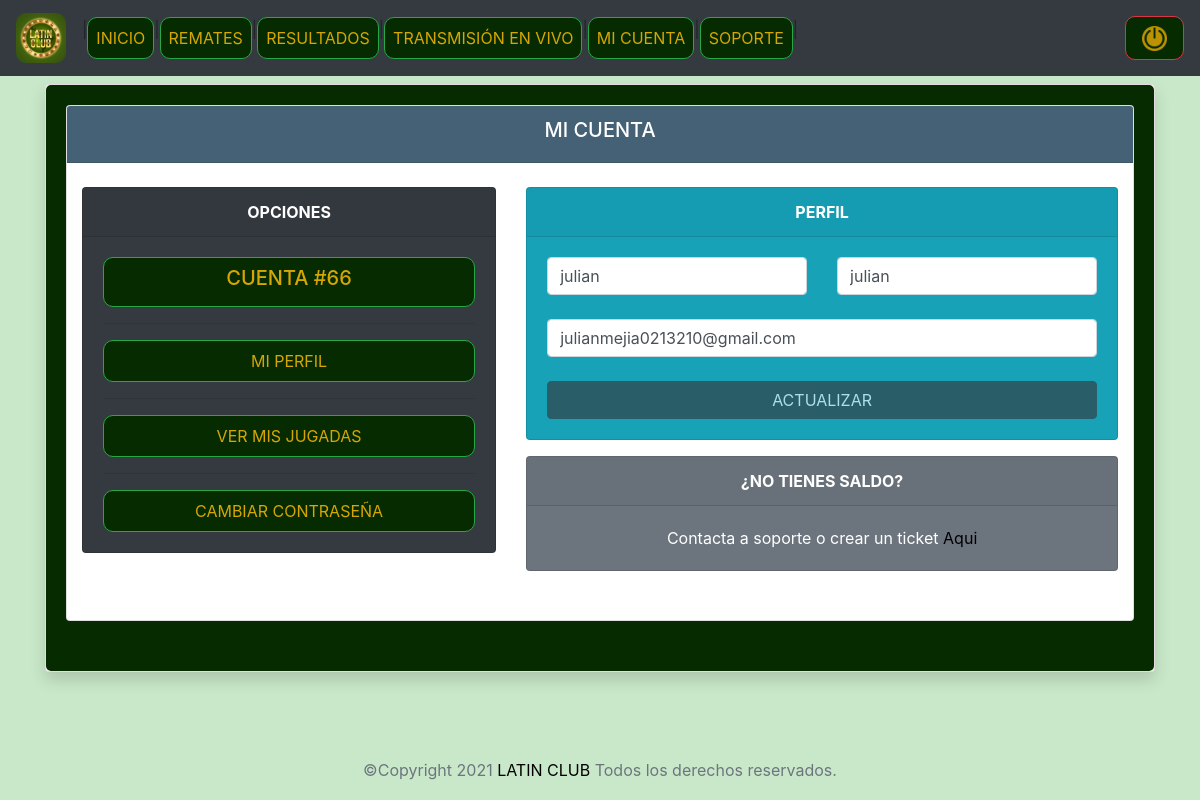
The app's page /user_/perfil.php (signed in) with its own data.
### tables this page shows
CREATE TABLE `usuarios` (
  `id_usuario` int(11) NOT NULL,
  `nombre_apellido` varchar(50) NOT NULL,
  `email` varchar(100) NOT NULL,
  `usuario` varchar(50) NOT NULL,
  `clave` varchar(150) NOT NULL,
  `saldo` varchar(30) NOT NULL,
  `ip` varchar(50) NOT NULL,
  `fecha_registro` varchar(50) NOT NULL,
  `ultima_conexion` varchar(50) NOT NULL,
  `estado` int(11) NOT NULL,
  `rol` int(11) NOT NULL
);

### user_/perfil.php (the view, shortened to what this page needs)
<!DOCTYPE html>
<html lang="en">
<head>
	<link href="../css/sweetalert2.min.css" rel="stylesheet" type="text/css">
	<link href="css/bootstrap.min.css" rel="stylesheet">
	<link href="css/style.css" rel="stylesheet">
</head>
<body style="background-color: #C9E8C9;">
	<?php include'include/header.php'?>
	<br>
	<?php
	$id_user=$_SESSION['id_usuario'];
	require("../conexion_/conexion.php");
	$usuarios="SELECT * FROM usuarios WHERE id_usuario='$id_user' ";
	$user_=mysqli_query($mysqli,$usuarios);
	$result = mysqli_num_rows($user_);
	if ($result > 0) {
		while ($user=mysqli_fetch_row($user_)){
			$id_usuario=$user[0];
			$nombre_apellido=$user[1];
			$email=$user[2];
			$usuario=$user[3];
		}
	}else{
	}
	?>
	<div class="container h-100">
		<div class="row justify-content-center h-100">
			<div class="col-sm-12 align-self-center text-center">
				<div class="card shadow">
					<div class="card-body color-verde">
						<div class="row">
							<div class="col-md-12" style="margin-bottom: 30px;">
								<div class="card">
									<div class="card-header" style="background-color: #456176; color: white;">
										<h5>MI CUENTA</h5>
									</div>
									<ul class="list-group list-group-flush">
										<div class="container">
											<div class="row">
												<div class="col-md-5"><br>
													<div class="card text-white bg-dark mb-3">
														<div class="card-header"><b>OPCIONES</b></div>
														<div class="card-body">
															<div class="row">
																<div class="col-md-12">
																	<a class="nav-link btn btn-success text-uppercase" style=" background-color: #072B00; border-radius: 10px; color: #D6A602;"><center><h5>CUENTA #<?php echo $id_usuario ?></h5></center></a>
																	<hr>
																	<a type="button" class="nav-link btn btn-success text-uppercase" style=" background-color: #072B00; border-radius: 10px; color: #D6A602;" href="perfil"><center>MI PERFIL</center></a>
																	<hr>
																	<a type="button" class="nav-link btn btn-success text-uppercase" style=" background-color: #072B00; border-radius: 10px; color: #D6A602;" href="mis-jugadas"><center>VER MIS JUGADAS</center></a>
																	<hr>
																	<a type="button" class="nav-link btn btn-success text-uppercase" style=" background-color: #072B00; border-radius: 10px; color: #D6A602;" data-toggle="modal" data-target="#Modal"><center>CAMBIAR CONTRASEÑA</center></a>
																</div>
															</div>
														</div>
													</div>
												</div>
												<div class="col-md-7"><br>
													<div class="card text-white bg-info mb-3">
														<div class="card-header"><b>PERFIL</b></div>
														<div class="card-body">
															<form method="POST">
																<div class="row">
																	<div class="col">
																		<input type="text" onkeyup="usuarioInteractuo()" id="nombre_apellido" name="nombre_apellido" value="<?php echo $nombre_apellido ?>" class="form-control" placeholder="Nombre y Apellido">
																	</div>
																	<div class="col">
																		<input type="text" onkeyup="usuarioInteractuo()" id="usuario" name="usuario" value="<?php echo $usuario ?>" class="form-control" placeholder="Usuario">
																	</div>
																</div>
																<br>
																<div class="row">
																	<div class="col">
																		<input type="text" onkeyup="usuarioInteractuo()" id="email" name="email" value="<?php echo $email ?>" class="form-control" placeholder="Correo">
																	</div>
																</div>
																<br>
																<button type="button" id="actualizar-perfil" onclick="deshabilitarBoton()" class="btn btn-dark btn-block" disabled="true">ACTUALIZAR</button>
															</form>
														</div>
													</div>
													<div class="card text-white bg-secondary mb-3">
														<div class="card-header"><b>¿NO TIENES SALDO?</b></div>
														<div class="card-body">
															Contacta a soporte o crear un ticket <a href="soporte" style="color: black;">Aqui</a>
														</div>
													</div>
											</div>
										</div>
									</div>
								</ul>
							</div>
						</div>
					</div>
				</div>
			</div>
		</div>
	</div>
</div>
<?php include'include/footer.php'?>
</body>
</html>

### user_/css/style.css (style rules this page uses)
html { position: relative; min-height: 100%; }
body { margin-bottom: 60px; }
body > .container { padding: 60px 15px 0; }
.color-verde { background-color: #072B00; border-radius: 5px; }

### records on screen
usuarios: id_usuario "66", nombre_apellido "julian", usuario "julian", email "julianmejia0213210@gmail.com"
